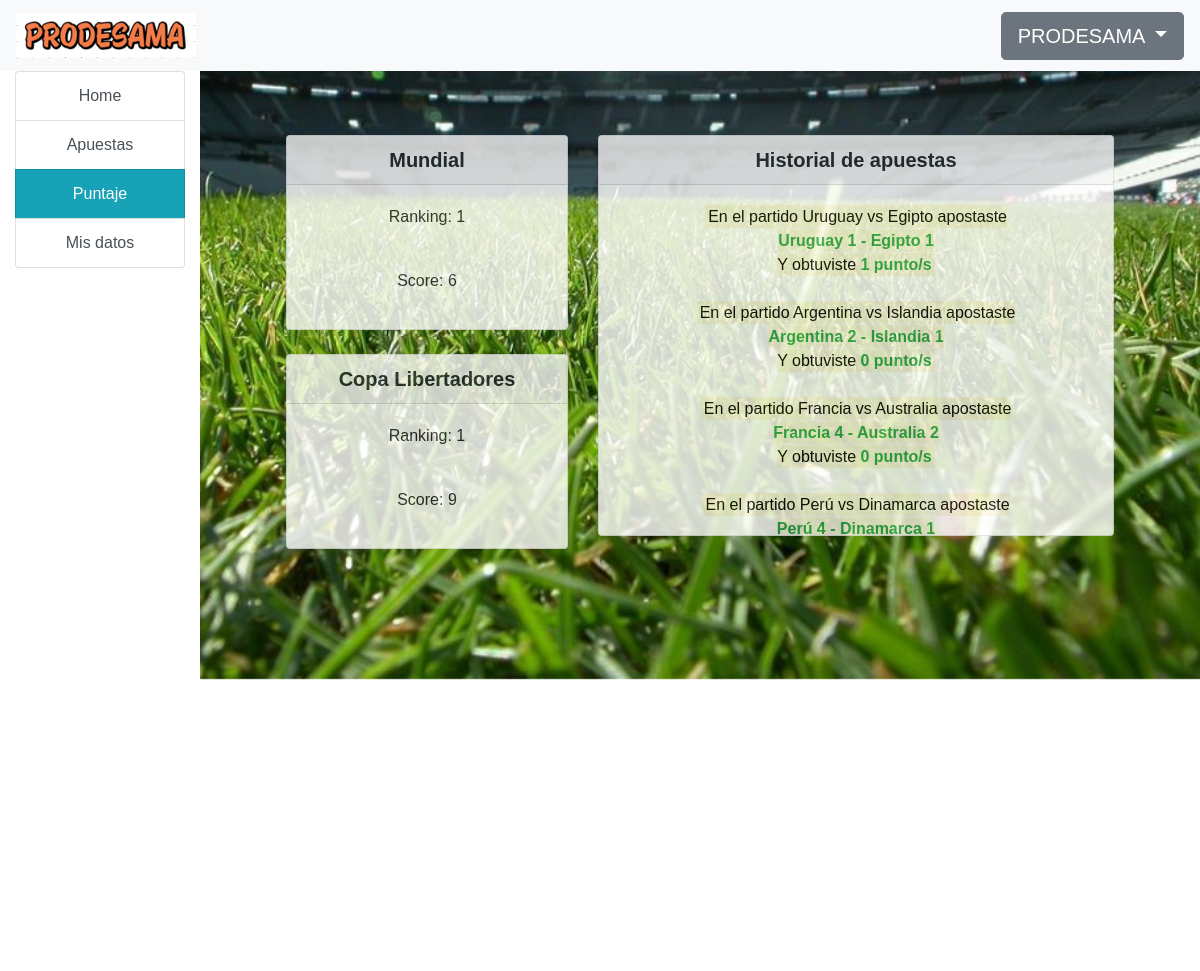
/home/puntaje (signed in), run on an earlier commit of the app's database.
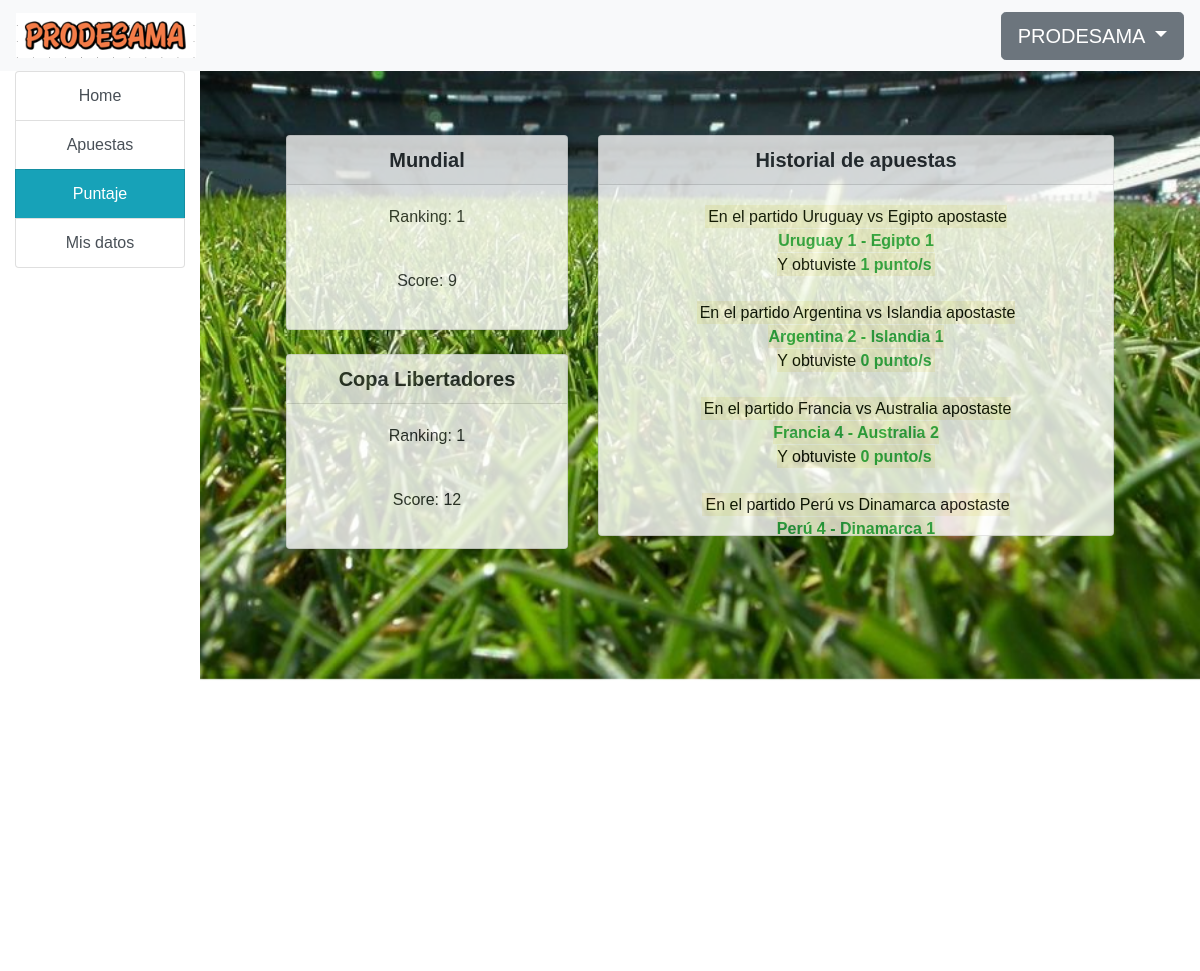
And on a later commit of the database.
### prode/models.py (models this page shows, shortened)
class CompetitionStat(models.Model):
    user = models.ForeignKey(User, on_delete=models.CASCADE, related_name='comps')
    score = models.PositiveIntegerField(default=0)
    ranking = models.PositiveIntegerField(null=True)
    comp = models.ForeignKey(Competition, on_delete=models.CASCADE, null=True, related_name='comps')
    class Meta:
        unique_together = ('user', 'comp')

class Competition(models.Model):
    name = models.CharField(max_length=100)
    available = models.BooleanField(default=False)
    def __str__(self):
        return (str(self.name))

### prode/views.py (the view)
# urls.py: path('home/puntaje', login_required(views.ScoreView.as_view()), name='puntaje'),
class ScoreView(generic.DetailView):
    template_name = 'prode/puntaje.html'
    def get(self, request):
        comp_stats = CompetitionStat.objects.all()
        bets = Bet.objects.all()
        return render(request, self.template_name, {'comp_stats':comp_stats, 'bets':bets})

### prode/models.py (called while the page is built)
    def __str__(self):
        return self.name

    def __str__(self):
        return (self.team1.name + " vs " + self.team2.name)

### prode/templates/prode/puntaje.html (shortened to what this page needs)
{% extends "prode/navigation.html" %}
{% block content %}
<div class="row justify-content-center text-center" style="opacity: 0.8">
    <div class="col-md-4">
        {% for cs in comp_stats %}
            {% if user == cs.user %}
                <div class="card">
                    <h5 class="card-header"><strong>{{ cs.comp }}</strong></h5>
                    <div class="card-body">
                        <p>Ranking: {{ cs.ranking }}</p>
                        <br>
                        <p>Score: {{ cs.score }}</p>
                    </div>
                </div>
                <br>
            {% endif %}
        {% endfor %}
    </div>
    <div class="col-md-7">
        <div class="card">
            <h5 class="card-header"><strong>Historial de apuestas</strong></h5>
            <div class="lista-proximos-partidos">
                <div class="card-body">
                    {% for bet in bets %}
                        {% if user == bet.user %}
                            <mark>
                                En el partido {{ bet.match }} apostaste
                                <br>
                                <b class="text-success">
                                {{bet.match.team1 }} {{ bet.team1_score }}
                                - {{ bet.match.team2 }} {{ bet.team2_score }}
                                </b>
                                <br>
                                Y obtuviste <b class="text-success">{{ bet.result }} punto/s</b>
                                <br>
                            </mark>
                            <br>
                        {% endif %}
                    {% endfor %}
                </div>
            </div>
        </div>
    </div>
</div>
{% endblock %}

What changed in the data, as far as the page shows it:
changed CompetitionStat "Mundial": score "6" → "9"
changed CompetitionStat "Copa Libertadores": score "9" → "12"
